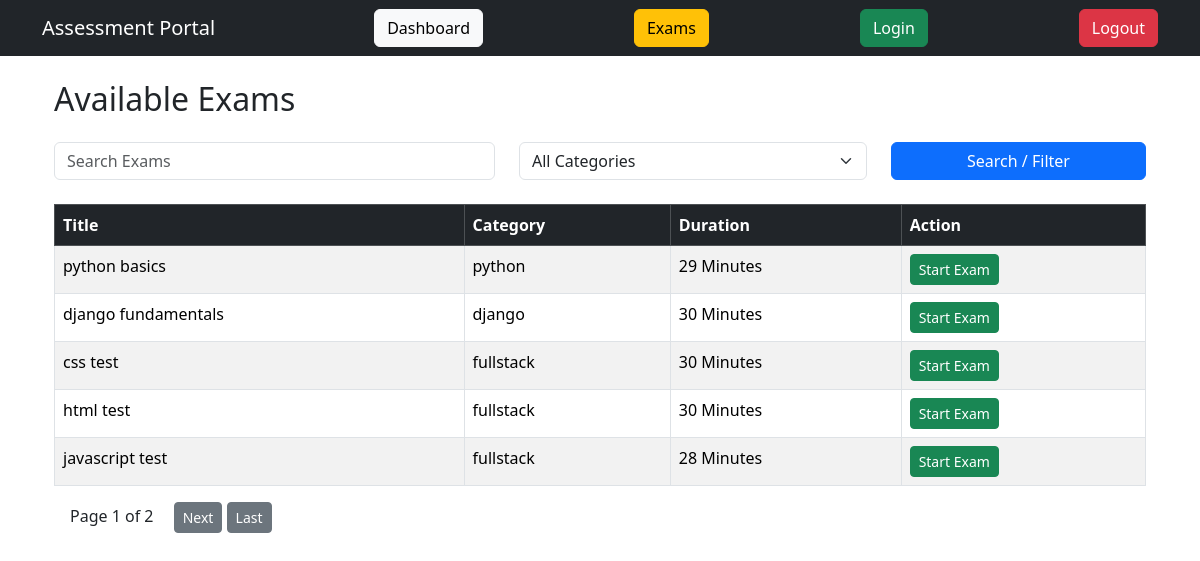
The app's page /exams/ with its own data.
### exams/models.py (models this page shows, shortened)
class Exam(models.Model):
    title = models.CharField(max_length=100)
    category = models.ForeignKey(
        Category,
        on_delete=models.CASCADE
    )
    duration = models.IntegerField()
    participants = models.ManyToManyField(
        User,
        blank=True
    )

class Category(models.Model):
    name = models.CharField(max_length=100)
    def __str__(self):
        return self.name

### exams/views.py (the view)
# urls.py: path('', exam_list, name='exam_list'),
def exam_list(request):
    query = request.GET.get('q')
    category_id = request.GET.get('category')
    exams = Exam.objects.all().order_by('id')
    if query:
        exams = exams.filter(title__icontains=query)
    if category_id:
        exams = exams.filter(category_id=category_id)
    categories = Category.objects.all()
    paginator = Paginator(exams, 5)
    page_number = request.GET.get('page')
    exams = paginator.get_page(page_number)
    return render(request, 'exam_list.html', {
        'exams': exams,
        'categories': categories
    })

### templates/exam_list.html (shortened to what this page needs)
{% extends 'base.html' %}
{% block content %}
<div class="container mt-4">
    <h2 class="mb-4">Available Exams</h2>
    <form method="GET" class="row mb-4">
        <div class="col-md-5">
            <input
                type="text"
                name="q"
                class="form-control"
                placeholder="Search Exams"
                value="{{ request.GET.q }}">
        </div>
        <div class="col-md-4">
            <select name="category" class="form-select">
                <option value="">
                    All Categories
                </option>
            </select>
        </div>
        <div class="col-md-3">
            <button type="submit" class="btn btn-primary w-100">
                Search / Filter
            </button>
        </div>
    </form>
    <table class="table table-bordered table-striped">
        <thead class="table-dark">
            <tr>
                <th>Title</th>
                <th>Category</th>
                <th>Duration</th>
                <th>Action</th>
            </tr>
        </thead>
        <tbody>
            {% for exam in exams %}
            <tr>
                <td>{{ exam.title }}</td>
                <td>{{ exam.category }}</td>
                <td>{{ exam.duration }} Minutes</td>
                <td>
                    <a href="/exams/take/{{ exam.id }}/"
                       class="btn btn-success btn-sm">
                        Start Exam
                    </a>
                </td>
            </tr>
            {% empty %}
            <tr>
                <td colspan="4" class="text-center">
                    No exams found
                </td>
            </tr>
            {% endfor %}
        </tbody>
    </table>
    <div class="mt-3">
        <span class="mx-3">
            Page {{ exams.number }} of {{ exams.paginator.num_pages }}
        </span>
        {% if exams.has_next %}
            <a href="?page={{ exams.next_page_number }}"
               class="btn btn-secondary btn-sm">
                Next
            </a>
            <a href="?page={{ exams.paginator.num_pages }}"
               class="btn btn-secondary btn-sm">
                Last
            </a>
        {% endif %}
    </div>
</div>
{% endblock %}

### templates/base.html (shortened to what this page needs)
<!DOCTYPE html>
<html lang="en">
<head>
    <link href="https://cdn.jsdelivr.net/npm/bootstrap@5.3.3/dist/css/bootstrap.min.css" rel="stylesheet">
</head>
<body>
<nav class="navbar navbar-expand-lg navbar-dark bg-dark">
    <div class="container">
       <a class="navbar-brand" href="/">Assessment Portal</a>
<a href="/dashboard/" class="btn btn-light me-2">
    Dashboard
</a>
<a href="/exams/" class="btn btn-warning me-2">
    Exams
</a>
<a href="/accounts/login/" class="btn btn-success me-2">
    Login
</a>
<a href="/accounts/logout/" class="btn btn-danger">
    Logout
</a>
    </div>
</nav>
<div class="container mt-4">
    {% block content %}
    {% endblock %}
</div>
</body>
</html>

### records on screen
Exam: title "python basics", category "python", duration "29"
Exam: title "django fundamentals", category "django", duration "30"
Exam: title "css test", category "fullstack", duration "30"
Exam: title "html test", category "fullstack", duration "30"
Exam: title "javascript test", category "fullstack", duration "28"

### other values on screen
{{ exams.number }} "1"
{{ exams.paginator.num_pages }} "2"
